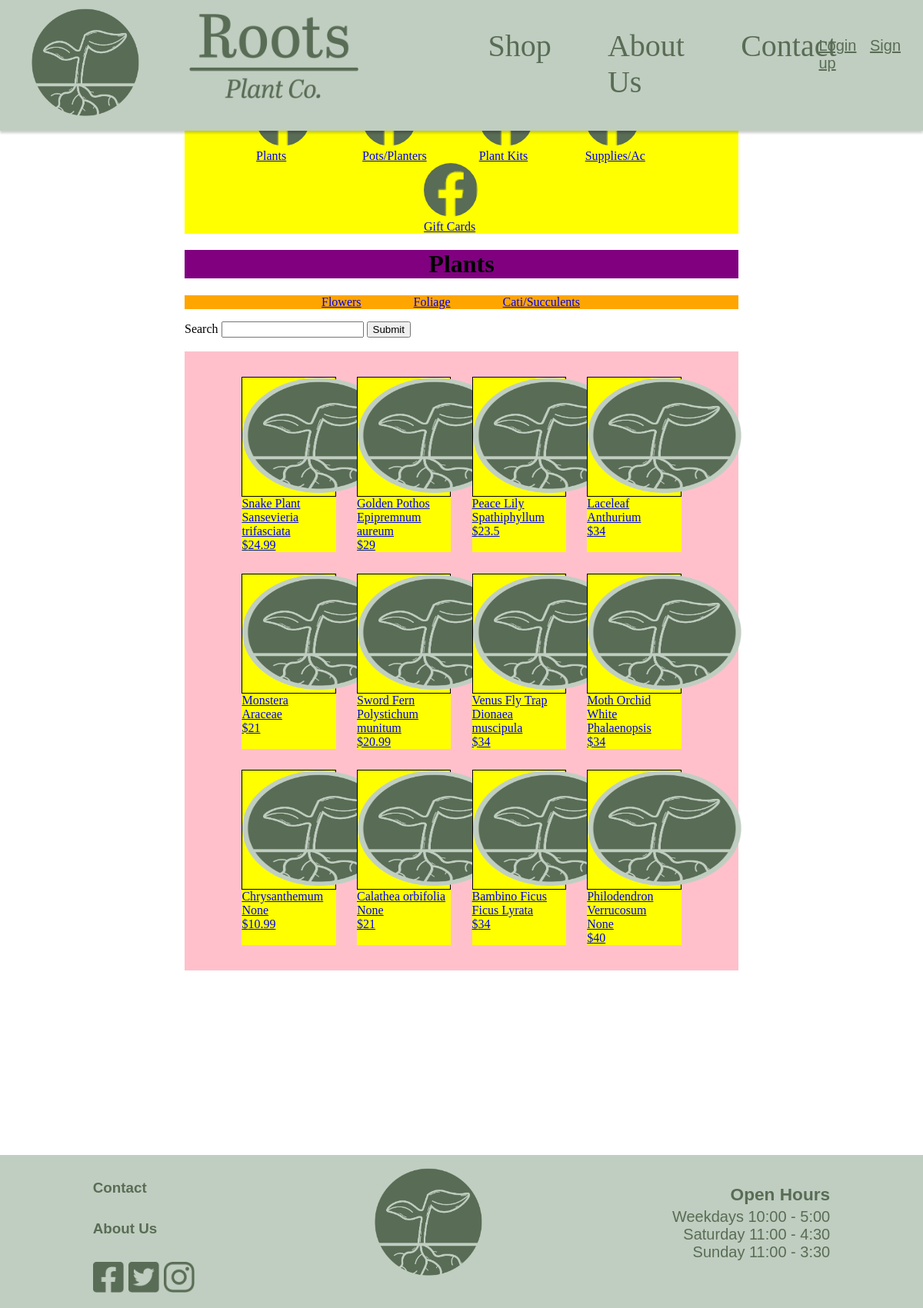
The app's page /shopPlants with its own data.
### Website/models.py (models this page shows)
class ShopProducts(db.Model):
    __tablename__ = 'shopProducts'
    id = db.Column(db.Integer, primary_key=True)
    name = db.Column(db.String(150), nullable=False) #Is required
    summary = db.Column(db.String(500), nullable=True)
    description = db.Column(db.String(1000), nullable=True)
    price = db.Column(db.Integer, nullable=False) #Is required
    stock = db.Column(db.Integer, nullable=False) #Is required
    category = db.Column(db.String(150), nullable=False) #Is required
    subCategory = db.Column(db.String(150), nullable=True)
    subSubCategory = db.Column(db.String(150), nullable=True)
    imageUrl = db.Column(db.String(150), nullable=False) #Is required
    userId = db.Column(db.Integer, db.ForeignKey('user.id'))

### Website/views.py (the view)
@views.route('/shopPlants', methods=['GET', 'POST'])
def shopProductsPlants():
    form, products = getShopProducts()
    return render_template('shopPlants.html', user=current_user, products=products, form=form)

### Website/forms.py
class SearchForm(FlaskForm):
    search = StringField('Search')
    submit = SubmitField('Submit')

### Website/views.py (called while the page is built)
def getShopProducts():
    form = SearchForm()
    products = []
    if request.method == 'POST':
        if form.validate_on_submit():
            search_term = form.search.data
        if not search_term:
            flash('Please enter a search term', category='error')
        else:
            search_term = search_term.strip()
            search_words = search_term.split()
            products = ShopProducts.query.filter(
                (ShopProducts.name.contains(search_term)) |
                (ShopProducts.category.contains(search_term)) |
                (ShopProducts.summary.contains(search_term)) |
                db.or_(*[ShopProducts.description.contains(word) for word in search_words])
            ).all()
            if not products:
                flash('No products found', category='error')
    else:
        products = ShopProducts.query.all()
    return form, products

### Website/templates/shopPlants.html (shortened to what this page needs)
{% extends "shop.html" %}
{% block categoryTitle %}
<h1 class="title">Plants</h1>
{% endblock %}
{% block subNav %}
<div class="shopSubNav">
    <ul class="subNavItems">
        <li class="subNavItem"><a href="/shopPlantsFlowers">Flowers</a></li>
        <li class="subNavItem"><a href="/shopPlantsFoliage">Foliage</a></li>
        <li class="subNavItem"><a href="/shopPlantsCactiSucculents">Cati/Succulents</a></li>
    </ul>
</div>
{% endblock %}
{% block productDisplay %}
    <div class="flexContainer">
        {% for product in products %}
        {% if product.category == "Plants" %}
        <div class="flexBox">
            <a href = "/product/{{product.id}}">
            <div class="productImage">
                <img src="{{ url_for('static', filename='img/' + product.imageUrl) }}" width="200" height="150" alt="Plant image">
            </div>
            <div class="productName">
                {{ product.name }}
            </div>
            <div class="productSummary">
                {{ product.summary }}
            </div>
            <div class="productPrice">
                ${{ product.price }}
            </div>
        </a>
        </div>
        {% endif %}
        {% endfor %}
    </div>
</div>
{% endblock %}

### Website/static/css/navBase.css (style rules this page uses)
body, html { margin: 0%; padding: 0%; background-image: url(/static/background.jpg); background-size: cover; background-attachment: fixed; background-position: center; background-repeat: no-repeat; }

### Website/static/css/shopPage.css (style rules this page uses)
.title { background-color: purple; text-align: center; }
.subNavItems { list-style: none; display: flex; justify-content: center; flex-wrap: wrap; background-color: orange; }
.subNavItem { margin-right: 10%; }
.flexContainer { width: 100%; height: auto; display: flex; flex-wrap: wrap; flex-direction: row; background-color: pink; justify-content: center; box-sizing: border-box; margin: 0; padding: 10px; }
.flexBox { width: 18%; height: auto; background: yellow; text-align: left; margin: 2%; }
.productImage { border: 1px solid black; }

### records on screen
ShopProducts: imageUrl (picture), name "Snake Plant", summary "Sansevieria trifasciata", price "24.99"
ShopProducts: imageUrl (picture), name "Golden Pothos", summary "Epipremnum aureum", price "29"
ShopProducts: imageUrl (picture), name "Peace Lily", summary "Spathiphyllum", price "23.5"
ShopProducts: imageUrl (picture), name "Laceleaf", summary "Anthurium", price "34"
ShopProducts: imageUrl (picture), name "Monstera", summary "Araceae", price "21"
ShopProducts: imageUrl (picture), name "Sword Fern", summary "Polystichum munitum", price "20.99"
ShopProducts: imageUrl (picture), name "Venus Fly Trap", summary "Dionaea muscipula", price "34"
ShopProducts: imageUrl (picture), name "Moth Orchid White", summary "Phalaenopsis", price "34"
ShopProducts: imageUrl (picture), name "Chrysanthemum", summary "None", price "10.99"
ShopProducts: imageUrl (picture), name "Calathea orbifolia", summary "None", price "21"
ShopProducts: imageUrl (picture), name "Bambino Ficus", summary "Ficus Lyrata", price "34"
ShopProducts: imageUrl (picture), name "Philodendron Verrucosum", summary "None", price "40"
